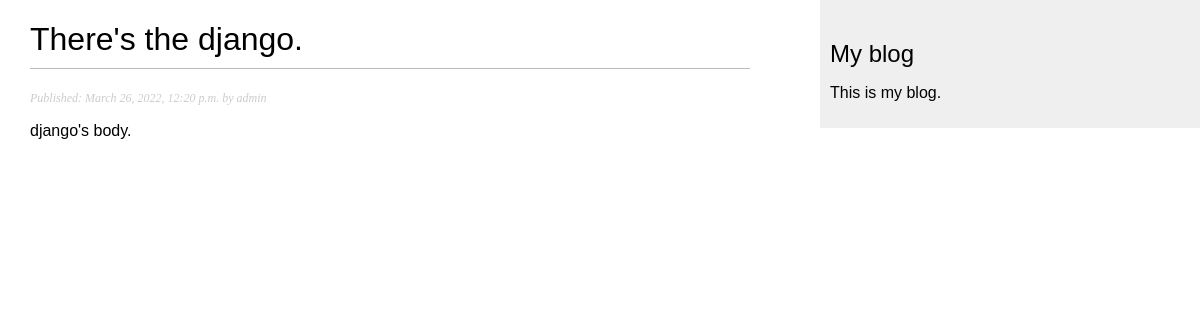
/blog/2022/3/26/theres-the-django-2/, run on the app's committed database.
### blog/models.py (models this page shows, shortened)
class Post(models.Model):
    STATUS_CHOICES = (
        ('draft', 'Draft'),
        ('published', 'Published')
    )
    title = models.CharField(max_length=250)
    slug = models.SlugField(max_length=250, unique_for_date='publish')
    author = models.ForeignKey(User, on_delete=models.CASCADE, related_name='blog_posts')
    body = models.TextField()
    publish = models.DateTimeField(default=timezone.now)
    created = models.DateTimeField(auto_now_add=True)
    updated = models.DateTimeField(auto_now=True)
    status = models.CharField(max_length=10, choices=STATUS_CHOICES, default='draft')
    objects = models.Manager()
    published = PublishedManager()
    class Meta:
        ordering = ('-publish',)

### blog/views.py (the view)
def post_detail(request, year, month, day, post):
    post = get_object_or_404(Post,
                             slug=post,
                             status='published',
                             publish__year=year,
                             publish__month=month,
                             publish__day=day)
    return render(request, 'blog/post/detail.html', {'post': post})

### blog/templates/blog/post/detail.html (shortened to what this page needs)
{% extends "blog/base.html" %}
{% block content %}
  <h1>{{ post.title }}</h1>
  <p class="date">
    Published: {{ post.publish }} by {{ post.author }}
  </p>
  {{ post.body | linebreaks }}
{% endblock %}

### blog/static/css/blog.css (style rules this page uses)
body { margin:0; padding:0; font-family:helvetica, sans-serif; }
h1 { font-weight:normal; border-bottom:1px solid #bbb; padding:0 0 10px 0; }
p.date { color:#ccc; font-family: georgia, serif; font-size: 12px; font-style: italic; }

### data on the page
Post: title "There's the django.", publish "March 26, 2022, 12:20 p.m.", author "admin", body "django's body."
